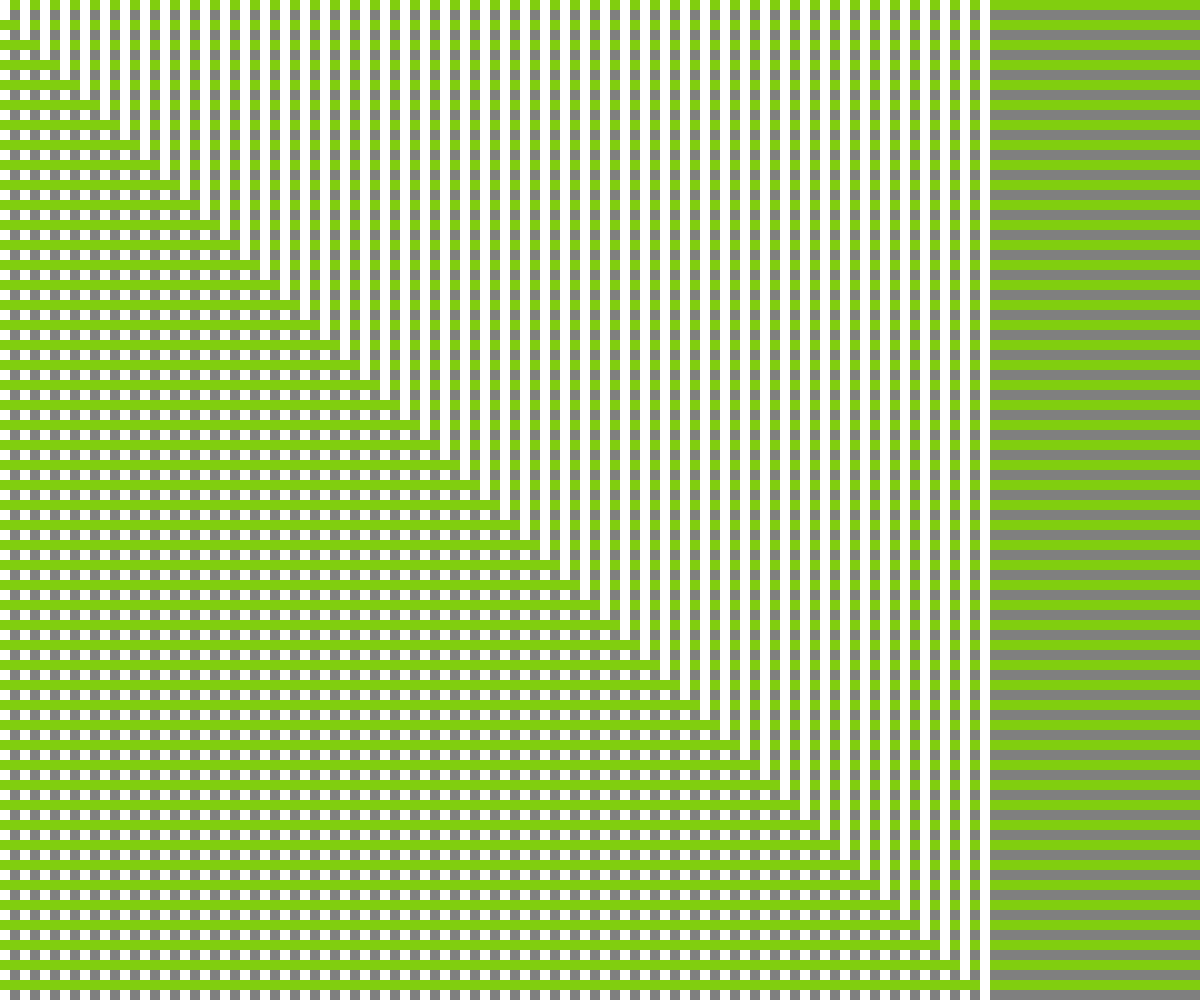
Frame 1 (no input)
Frame 60 (no input): identical to frame 1, image omitted
Frame 120 (the mouse pressed at the canvas centre since frame 60): identical to frame 1, image omitted

The p5.js sketch that drew this single still picture (run headless with seeded random() and noise() and a simulated clock; from frame 60 on, the mouse is pressed at the canvas centre):

// p5.js sketch
// ── sketch.js
function setup() {
    let width = window.innerWidth;
    let height = window.innerHeight;
    createCanvas(width, height);
}

function draw() {
    background(127);
    noStroke();
    for (let i = 0; i < height; i += 20) {
      fill(129, 206, 15);
      rect(0, i, width, 10);
      fill(255);
      rect(i, 0, 10, height);
    }
}
